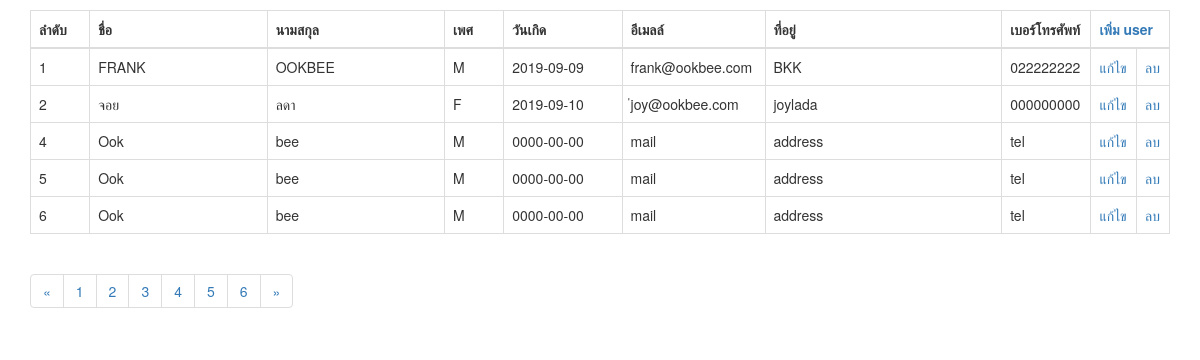
The page / on the database its author committed.
### tables this page shows
CREATE TABLE `userdata` (
  `id` int(10) UNSIGNED NOT NULL,
  `name` varchar(45) NOT NULL,
  `lastname` varchar(45) NOT NULL,
  `gender` varchar(1) NOT NULL,
  `birthday` date NOT NULL,
  `email` varchar(255) NOT NULL,
  `address` text NOT NULL,
  `telephone` varchar(14) NOT NULL
);

### index.php (the view, shortened to what this page needs)
<?php
	require("connect.php")
?>
<!DOCTYPE html>
<html>
<head>
	<link rel="stylesheet" href="/ookbee/stylesheet/bootstrap.min.css">
 	<link rel="stylesheet" href="/ookbee/stylesheet/bootstrap-theme.min.css">
</head>
<body style="margin-top: 10px;">
 	<?php
 		$perpage = 5;
 		if (isset($_GET['page'])) {
 			$page = $_GET['page'];
 		} else {
 			$page = 1;
 		}
 		$start = ($page - 1) * $perpage;
 	?>
 	<div class="container">
 		<div class="row">
 			<div class="col-lg-12">
 				<table class="table table-bordered table-hover">
 					<thead>
 					<tr>
					<th width="5%">ลำดับ</th>
					<th width="15%">ชื่อ</th>
					<th width="15%">นามสกุล</th>
					<th width="5%">เพศ</th>
					<th width="10%">วันเกิด</th>
					<th width="10%">อีเมลล์</th>
					<th width="20%">ที่อยู่</th>
					<th width="5%">เบอร์โทรศัพท์</th>
					<th width="5%" colspan="2"><a href="add_form.php">เพิ่ม user</a></th>
					</tr>
 					</thead>
 				<tbody>
 				<?php
				$sql = "SELECT * FROM userdata limit $start, $perpage";
				$result = mysqli_query($conn,$sql);
				if(mysqli_num_rows($result) > 0){
					while($row = mysqli_fetch_assoc($result)){
						echo"<tr>";
							echo"<td>".$row['id']."</td>";
							echo"<td>".$row['name']."</td>";
							echo"<td>".$row['lastname']."</td>";
							echo"<td>".$row['gender']."</td>";
							echo"<td>".$row['birthday']."</td>";
							echo"<td>".$row['email']."</td>";
							echo"<td>".$row['address']."</td>";
							echo"<td>".$row['telephone']."</td>";
							echo"<td><a href='edit_form.php?id=".$row['id']."'>แก้ไข</a></td>";
							echo"<td><a href='data.php?delete_id=".$row['id']."'
								onclick='return confirm(\"คุณต้องการลบข้อมูลหรือไม่\")'>ลบ</a></td>";
						echo "</tr>";
					}
				}else{
					echo "EMPTY DATA";
				}
				?>
				</tbody>
 				</table>
			<?php
 			$sql2 = "SELECT * FROM userdata";
 			$query2 = mysqli_query($conn, $sql2);
 			$total_record = mysqli_num_rows($query2);
 			$total_page = ceil($total_record / $perpage);
 			?>
 			<nav>
 				<ul class="pagination">
 				<li>
 					<a href="index.php?page=1" aria-label="Previous">
 					<span aria-hidden="true">&laquo;</span>
 					</a>
 				</li>
 				<?php for($i=1;$i<=$total_page;$i++){ ?>
 				<li><a href="index.php?page=<?php echo $i; ?>"><?php echo $i; ?></a></li>
 				<?php } ?>
 				<li>
 				<a href="index.php?page=<?php echo $total_page;?>" aria-label="Next">
 				<span aria-hidden="true">&raquo;</span>
 				</a>
 				</li>
 				</ul>
 			</nav>
 		</div>
 	</div>
 </div>
 </body>
</html>

### rows shown on the page
userdata: id "1", name "FRANK", lastname "OOKBEE", gender "M", birthday "2019-09-09", email "frank@ookbee.com", address "BKK", telephone "022222222"
userdata: id "2", name "จอย", lastname "ลดา", gender "F", birthday "2019-09-10", email "่joy@ookbee.com", address "joylada", telephone "000000000"
userdata: id "4", name "Ook", lastname "bee", gender "M", birthday "0000-00-00", email "mail", address "address", telephone "tel"
userdata: id "5", name "Ook", lastname "bee", gender "M", birthday "0000-00-00", email "mail", address "address", telephone "tel"
userdata: id "6", name "Ook", lastname "bee", gender "M", birthday "0000-00-00", email "mail", address "address", telephone "tel"
